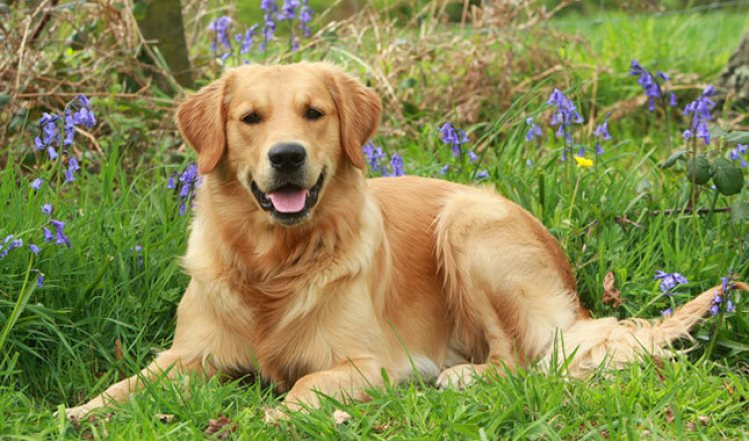
%> input picture Image Analysis Project 2021/Files of the project/dog.jpg, 749 x 441 px
$ octave Superpixel_Texture_Extraction_SURF_Features_.m   (GNU Octave 9; MATLAB toolbox functions it lacks are replaced by stand-ins)
%> lines starting %> are read from the running program, lines starting %| are printed output that depends on the picture
% Αποκτάμαι την εικόνα
source = imread("dog.jpg");
%> source is the input picture: size 441x749x3 uint8; mean R, G, B 137.2, 138.8, 78.6

%source = rgb2lab(source);

[L,N] = superpixels(source,100);
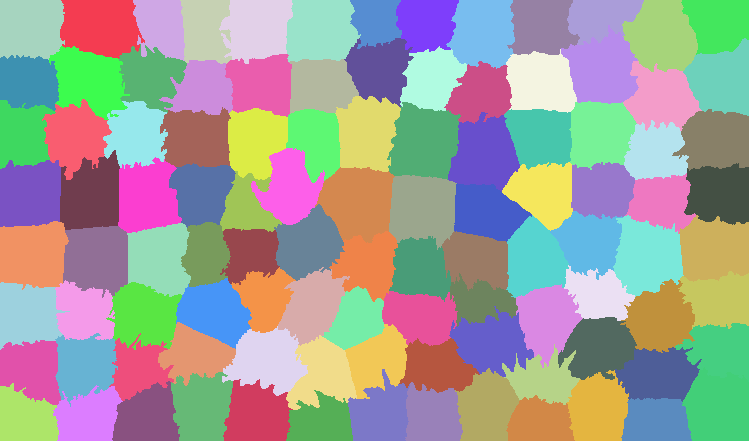
%> L: size 441x749 double; 104 distinct labels, from 1 to 104; one colour per label, 0 black
%> N = 104

BW = boundarymask(L);
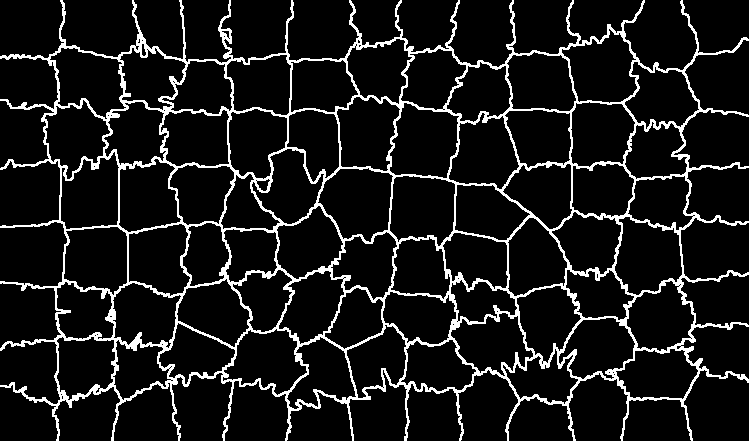
%> BW: size 441x749 logical; 9.9% white in thin lines or dots

outputImage = zeros(size(source), 'like', source);
%> outputImage: size 441x749x3 uint8; every value is 0

%{
Θα χρησιμοποιήσω τη συνάρτηση label2idx για τον υπολογισμό των δεικτών των
pixel σε κάθε σύμπλεγμα superpixel.
Αυτό θα μου επιτρέψει να αποκτήσω πρόσβαση στις τιμές των κόκκινων,
πράσινων και μπλε στοιχείων χρησιμοποιώντας γραμμική ευρετηρίαση
%}
idx = label2idx(L);
%> idx = 104 items
numRows = size(source,1);
%> numRows = 441
numCols = size(source,2);
%> numCols = 749

%{
Για κάθε ένα από τα συμπλέγματα N superpixel, χρησιμοποιούμε γραμμική
ευρετηρίαση για πρόσβαση στα κόκκινα, πράσινα και μπλε στοιχεία,
ανακατασκευάζουμε τα αντίστοιχα εικονοστοιχεία ενώ ανιχνεύουμε τα
χαρακτηριστικά SURF για την έκδοση κλίμακας του γκρι της εικόνας
και δείχνει τα 10 ισχυρότερα από αυτά, στην εικόνα  εξόδου της κλίμακας του
γκρι.
%}
for labelVal = 1:N
	redIdx = idx{labelVal};
    greenIdx = idx{labelVal}+numRows*numCols;
    blueIdx = idx{labelVal}+2*numRows*numCols;
	outputImage(redIdx) = source(redIdx);
    outputImage(greenIdx) = source(greenIdx);
    outputImage(blueIdx) = source(blueIdx);
%> (the run ends here)
